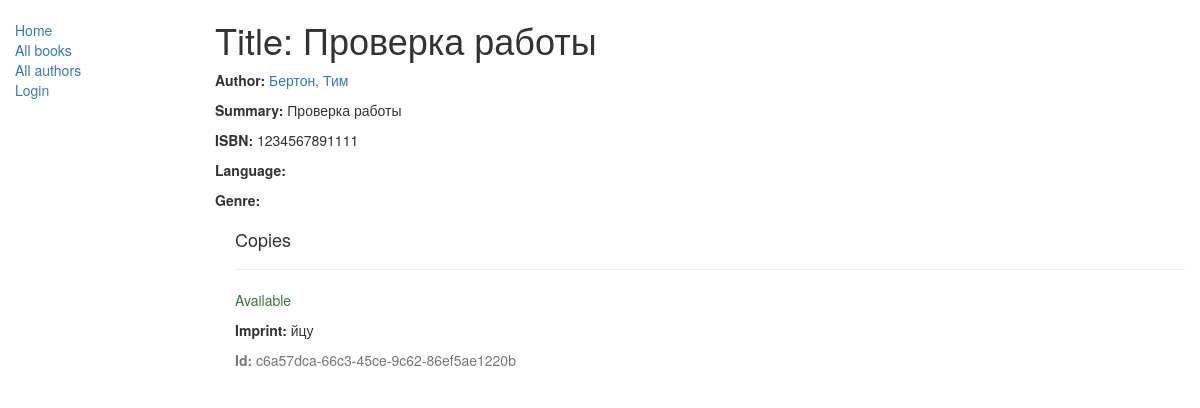
The page /catalog/book/1 on the database as committed earlier.
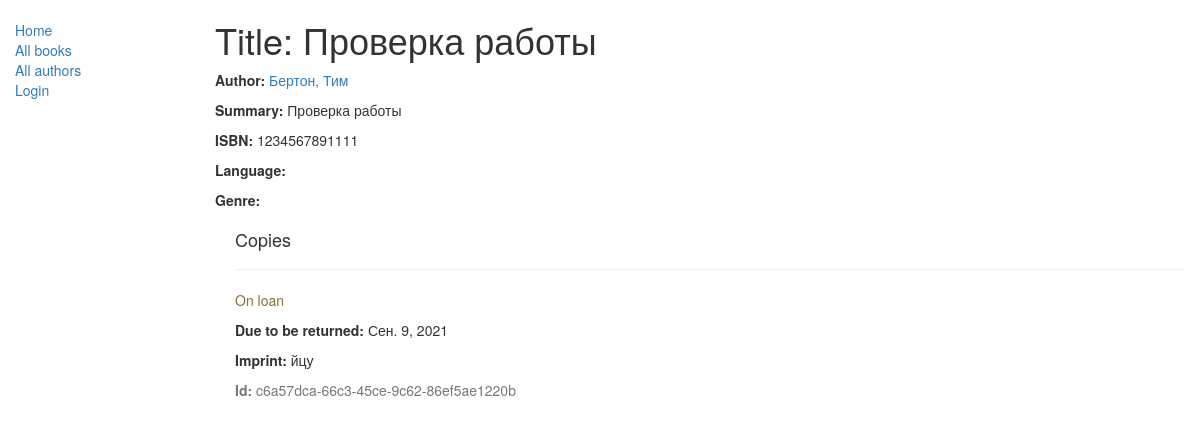
The same page on the database as committed later.
### catalog/models.py (models this page shows, shortened)
class BookInstance(models.Model):
    id = models.UUIDField(primary_key=True, default=uuid.uuid4, help_text="Unique ID for this particular book across whole library")
    book = models.ForeignKey('Book', on_delete=models.SET_NULL, null=True)
    imprint = models.CharField(max_length=200)
    due_back = models.DateField(null=True, blank=True)
    borrower = models.ForeignKey(User, on_delete=models.SET_NULL, null=True, blank=True)
    LOAN_STATUS = (
        ('m', 'Maintenance'),
        ('o', 'On loan'),
        ('a', 'Available'),
        ('r', 'Reserved'),
    )
    status = models.CharField(max_length=1, choices=LOAN_STATUS, blank=True, default='m', help_text='Book availability')
    class Meta:
        ordering = ["due_back"]
        permissions = (("can_mark_returned", "Set book as returned"), ("can_marks_returned", "Can add log entry"),)

### catalog/views.py (the view)
# urls.py: path('book/<int:pk>', views.BookDetailView.as_view(), name='book-detail'),
class BookDetailView(generic.DetailView):
    model = Book

### catalog/models.py (called while the page is built)
    def __str__(self):
        return f'{self.last_name}, {self.first_name}'

### catalog/templates/catalog/book_detail.html
{% extends "base_generic.html" %}
{% block content %}
  <h1>Title: {{ book.title }}</h1>
  <p><strong>Author:</strong> <a href="{% url 'author-detail' book.author.pk %}">{{ book.author }}</a></p>
  <p><strong>Summary:</strong> {{ book.summary }}</p>
  <p><strong>ISBN:</strong> {{ book.isbn }}</p>
  <p><strong>Language:</strong> {{ book.language }}</p>
  <p><strong>Genre:</strong> {{ book.genre.all|join:", " }}</p>
  <div style="margin-left:20px;margin-top:20px">
    <h4>Copies</h4>
    {% for copy in book.bookinstance_set.all %}
      <hr>
      <p class="{% if copy.status == 'a' %}text-success{% elif copy.status == 'm' %}text-danger{% else %}text-warning{% endif %}">
        {{ copy.get_status_display }}
      </p>
      {% if copy.status != 'a' %}
        <p><strong>Due to be returned:</strong> {{ copy.due_back }}</p>
      {% endif %}
      <p><strong>Imprint:</strong> {{ copy.imprint }}</p>
      <p class="text-muted"><strong>Id:</strong> {{ copy.id }}</p>
    {% endfor %}
  </div>
{% endblock %}

Rows that differ between the two databases and show on the page:
changed BookInstance "йцу": status "Available" → "On loan"; due_back (not shown) → "Сен. 9, 2021"
